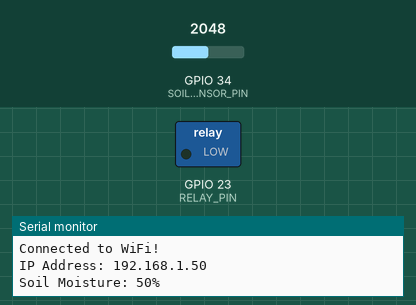
Recording of a sketch running on a simulated ESP32. On the bench: switched loads named in the sketch (green lamp = pin HIGH), the last lines printed to the serial monitor. The test bench sets the inputs (shaded band); at power-on: GPIO 34 (SOIL_SENSOR_PIN) = 2048. WiFi joins after 1.5 s; servers stay silent unless stated; uploads are accepted with an empty reply.

Above: at 3.2 s.
3.3 s: GPIO 34 (SOIL_SENSOR_PIN) set to 1930
At 4.5 s:
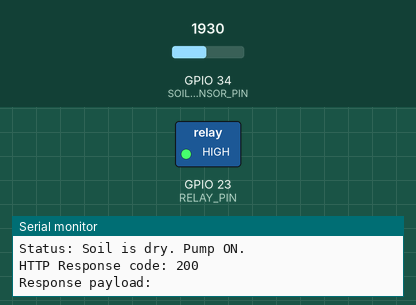
6.0 s: GPIO 34 (SOIL_SENSOR_PIN) set to 2040
At 7.4 s:
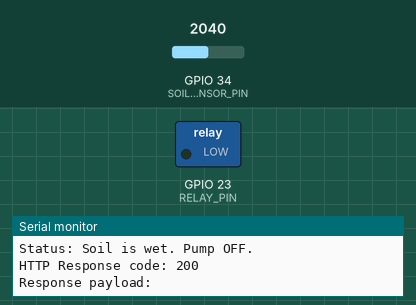
8.7 s: GPIO 34 (SOIL_SENSOR_PIN) set to 1960
At 11.6 s:
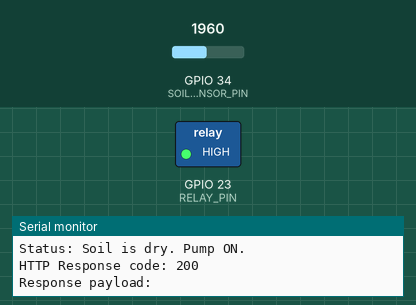
11.9 s: GPIO 34 (SOIL_SENSOR_PIN) set to 2047
At 13.6 s:
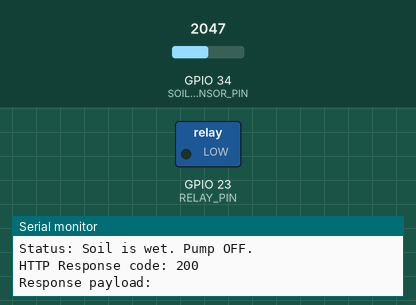
Timing chart, 0 to 15.1 s (numbered marks = the images above; inputs shaded):
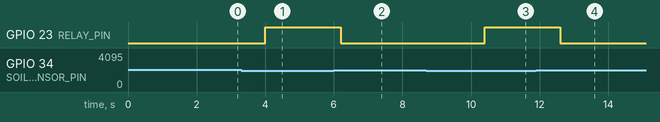

The sketch:

sketch_dec4a.ino
```cpp
#include <WiFi.h>
#include <HTTPClient.h>

// Definisi pin
#define SOIL_SENSOR_PIN 34 // Pin untuk sensor soil moisture
#define RELAY_PIN 23       // Pin untuk relay

// Ambang batas kelembapan (0-4095 untuk ESP32 ADC)
const int moistureThreshold = 2000;

// Informasi WiFi
const char* ssid = "KPJ";      // Ganti dengan nama WiFi Anda
const char* password = "02061961"; // Ganti dengan password WiFi Anda

// URL PHP script yang akan menerima data
const char* serverName = "http://192.168.1.8/soilmoisture_project/soilmoisture_data.php"; // URL PHP Anda

// Variabel untuk melacak status pompa
bool lastPumpState = false; // false = mati, true = hidup

void setup() {
  // Inisialisasi Serial Monitor
  Serial.begin(115200);

  // Konfigurasi pin
  pinMode(SOIL_SENSOR_PIN, INPUT);
  pinMode(RELAY_PIN, OUTPUT);
  digitalWrite(RELAY_PIN, LOW); // Pastikan relay mati saat mulai

  // Menghubungkan ke WiFi
  connectToWiFi();
}

void loop() {
  // Membaca nilai kelembapan tanah
  int soilMoistureValue = analogRead(SOIL_SENSOR_PIN);

  // Hitung persentase kelembapan (opsional)
  int moisturePercentage = map(soilMoistureValue, 0, 4095, 100, 0);

  // Tampilkan nilai kelembapan di Serial Monitor
  Serial.print("Soil Moisture: ");
  Serial.print(moisturePercentage);
  Serial.println("%");

  // Logika kontrol pompa (relay)
  if (soilMoistureValue < moistureThreshold) {
    if (!lastPumpState) { // Jika pompa sebelumnya mati
      Serial.println("Status: Soil is dry. Pump ON.");
      digitalWrite(RELAY_PIN, HIGH); // Relay aktif (pompa hidup)
      sendDataToServer(soilMoistureValue); // Kirim data saat pompa hidup
      lastPumpState = true; // Perbarui status pompa
    }
  } else {
    if (lastPumpState) { // Jika pompa sebelumnya hidup
      Serial.println("Status: Soil is wet. Pump OFF.");
      digitalWrite(RELAY_PIN, LOW); // Relay mati (pompa mati)
      sendDataToServer(soilMoistureValue); // Kirim data saat pompa mati
      lastPumpState = false; // Perbarui status pompa
    }
  }

  // Delay untuk pembacaan berikutnya
  delay(2000);
}

// Fungsi untuk menghubungkan ke WiFi
void connectToWiFi() {
  Serial.println("Connecting to WiFi...");
  WiFi.begin(ssid, password);

  // Tambahkan batas waktu untuk koneksi WiFi
  int timeout = 30; // Waktu maksimal dalam detik
  int elapsedTime = 0;

  while (WiFi.status() != WL_CONNECTED && elapsedTime < timeout) {
    delay(1000);
    elapsedTime++;
    Serial.println("Connecting...");
  }

  if (WiFi.status() == WL_CONNECTED) {
    Serial.println("Connected to WiFi!");
    Serial.print("IP Address: ");
    Serial.println(WiFi.localIP());
  } else {
    Serial.println("Failed to connect to WiFi. Check credentials.");
  }
}

// Fungsi untuk mengirim data ke server PHP
void sendDataToServer(int soilMoistureValue) {
  if (WiFi.status() == WL_CONNECTED) {  // Pastikan WiFi terkoneksi
    HTTPClient http;

    // Format Data untuk POST
    String postData = "Kelembaban_tanah=" + String(soilMoistureValue);

    // Mengirim POST request
    http.begin(serverName); // Inisialisasi koneksi HTTP
    http.addHeader("Content-Type", "application/x-www-form-urlencoded"); // Header untuk POST
    int httpResponseCode = http.POST(postData); // Mengirimkan data

    // Mengecek status response
    if (httpResponseCode > 0) {
      Serial.print("HTTP Response code: ");
      Serial.println(httpResponseCode);
      String payload = http.getString();
      Serial.println("Response payload: " + payload);
    } else {
      Serial.print("Error in HTTP request: ");
      Serial.println(httpResponseCode);
    }

    // Menutup koneksi HTTP
    http.end();
  } else {
    Serial.println("Error: Not connected to WiFi.");
  }
}
```

Measured:
- the behaviour switches between 2000 and 1999 on GPIO 34 (SOIL_SENSOR_PIN) (found by bisection; images 0 and 1)
- after the input at 3.3 s, GPIO 23 (RELAY_PIN): LOW → HIGH after 0.70 s
- after the input at 6.0 s, GPIO 23 (RELAY_PIN): HIGH → LOW after 0.21 s
- after the input at 8.7 s, GPIO 23 (RELAY_PIN): LOW → HIGH after 1.7 s
- after the input at 11.9 s, GPIO 23 (RELAY_PIN): HIGH → LOW after 0.71 s
